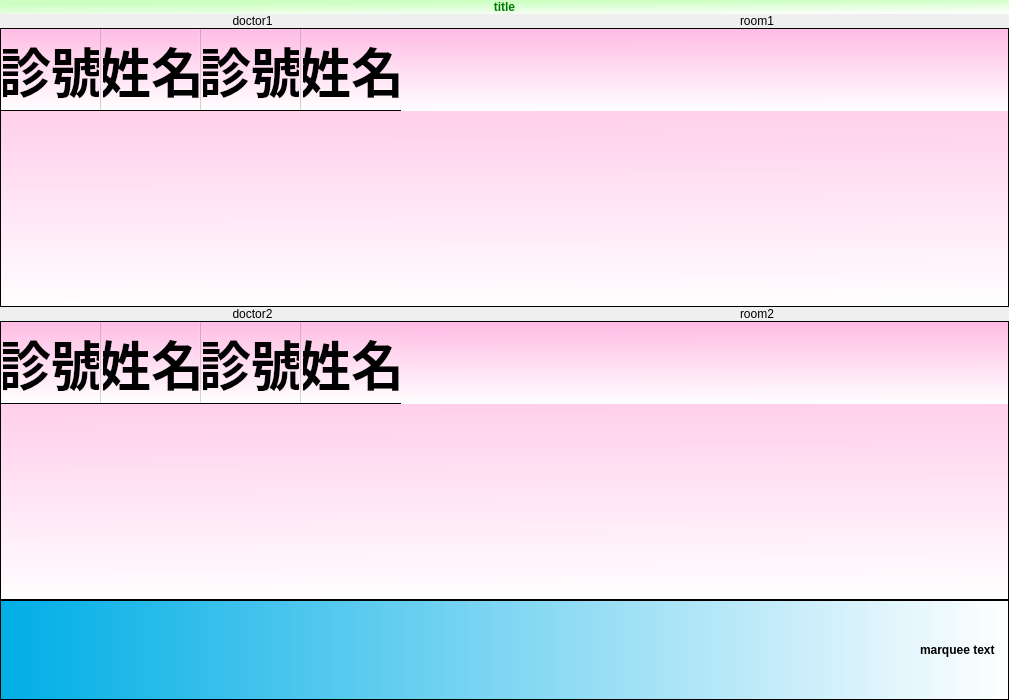
<?xml version="1.0" encoding="UTF-8"?>
<ui version="4.0">
 <class>MainWindow</class>
 <widget class="QMainWindow" name="MainWindow">
  <property name="windowModality">
   <enum>Qt::NonModal</enum>
  </property>
  <property name="geometry">
   <rect>
    <x>0</x>
    <y>0</y>
    <width>1009</width>
    <height>700</height>
   </rect>
  </property>
  <property name="font">
   <font>
    <weight>50</weight>
    <bold>false</bold>
   </font>
  </property>
  <property name="windowTitle">
   <string>滿地富醫療資訊管理系統</string>
  </property>
  <widget class="QWidget" name="centralwidget">
   <layout class="QHBoxLayout" name="horizontalLayout">
    <property name="spacing">
     <number>0</number>
    </property>
    <property name="leftMargin">
     <number>0</number>
    </property>
    <property name="topMargin">
     <number>0</number>
    </property>
    <property name="rightMargin">
     <number>0</number>
    </property>
    <property name="bottomMargin">
     <number>0</number>
    </property>
    <item>
     <layout class="QVBoxLayout" name="verticalLayout">
      <property name="spacing">
       <number>0</number>
      </property>
      <item>
       <widget class="QLabel" name="label_title">
        <property name="minimumSize">
         <size>
          <width>400</width>
          <height>0</height>
         </size>
        </property>
        <property name="maximumSize">
         <size>
          <width>16777215</width>
          <height>100</height>
         </size>
        </property>
        <property name="styleSheet">
         <string notr="true">font: 48pt &quot;微軟正黑體&quot;;
font-weight: bold;
color: rgb(0, 122, 0);
background-color: qlineargradient(spread:pad, x1:0.547, y1:0.0795455, x2:1, y2:1, stop:0 rgba(204, 255, 193, 255), stop:1 rgba(255, 255, 255, 255));</string>
        </property>
        <property name="text">
         <string>title</string>
        </property>
        <property name="alignment">
         <set>Qt::AlignCenter</set>
        </property>
       </widget>
      </item>
      <item>
       <layout class="QVBoxLayout" name="verticalLayout_2">
        <item>
         <layout class="QVBoxLayout" name="verticalLayout_6">
          <item>
           <layout class="QVBoxLayout" name="verticalLayout_8">
            <item>
             <layout class="QHBoxLayout" name="horizontalLayout_2">
              <item>
               <widget class="QLabel" name="label_doctor1">
                <property name="text">
                 <string>doctor1</string>
                </property>
                <property name="alignment">
                 <set>Qt::AlignCenter</set>
                </property>
               </widget>
              </item>
              <item>
               <widget class="QLabel" name="label_room1">
                <property name="minimumSize">
                 <size>
                  <width>400</width>
                  <height>0</height>
                 </size>
                </property>
                <property name="maximumSize">
                 <size>
                  <width>16777215</width>
                  <height>200</height>
                 </size>
                </property>
                <property name="styleSheet">
                 <string notr="true"/>
                </property>
                <property name="text">
                 <string>room1</string>
                </property>
                <property name="alignment">
                 <set>Qt::AlignCenter</set>
                </property>
               </widget>
              </item>
             </layout>
            </item>
           </layout>
          </item>
          <item>
           <layout class="QVBoxLayout" name="verticalLayout_7">
            <item>
             <widget class="QTableWidget" name="tableWidget_room1">
              <property name="font">
               <font>
                <family>微軟正黑體</family>
                <pointsize>40</pointsize>
                <weight>75</weight>
                <italic>false</italic>
                <bold>true</bold>
               </font>
              </property>
              <property name="styleSheet">
               <string notr="true">font: 40pt &quot;微軟正黑體&quot;;
font-weight: bold;
background-color: qlineargradient(spread:pad, x1:0.977273, y1:0, x2:1, y2:1, stop:0 rgba(255, 188, 228, 255), stop:1 rgba(255, 255, 255, 255));</string>
              </property>
              <property name="verticalScrollBarPolicy">
               <enum>Qt::ScrollBarAlwaysOff</enum>
              </property>
              <property name="horizontalScrollBarPolicy">
               <enum>Qt::ScrollBarAlwaysOff</enum>
              </property>
              <property name="autoScroll">
               <bool>false</bool>
              </property>
              <property name="editTriggers">
               <set>QAbstractItemView::NoEditTriggers</set>
              </property>
              <property name="tabKeyNavigation">
               <bool>false</bool>
              </property>
              <property name="showDropIndicator" stdset="0">
               <bool>false</bool>
              </property>
              <property name="dragDropOverwriteMode">
               <bool>false</bool>
              </property>
              <property name="alternatingRowColors">
               <bool>true</bool>
              </property>
              <property name="selectionMode">
               <enum>QAbstractItemView::NoSelection</enum>
              </property>
              <property name="showGrid">
               <bool>true</bool>
              </property>
              <property name="gridStyle">
               <enum>Qt::DotLine</enum>
              </property>
              <property name="cornerButtonEnabled">
               <bool>false</bool>
              </property>
              <attribute name="horizontalHeaderHighlightSections">
               <bool>false</bool>
              </attribute>
              <attribute name="verticalHeaderVisible">
               <bool>false</bool>
              </attribute>
              <attribute name="verticalHeaderHighlightSections">
               <bool>false</bool>
              </attribute>
              <column>
               <property name="text">
                <string>診號</string>
               </property>
              </column>
              <column>
               <property name="text">
                <string>姓名</string>
               </property>
              </column>
              <column>
               <property name="text">
                <string>診號</string>
               </property>
              </column>
              <column>
               <property name="text">
                <string>姓名</string>
               </property>
              </column>
             </widget>
            </item>
           </layout>
          </item>
         </layout>
        </item>
        <item>
         <layout class="QVBoxLayout" name="verticalLayout_3">
          <item>
           <layout class="QVBoxLayout" name="verticalLayout_9">
            <item>
             <layout class="QHBoxLayout" name="horizontalLayout_3">
              <item>
               <widget class="QLabel" name="label_doctor2">
                <property name="text">
                 <string>doctor2</string>
                </property>
                <property name="alignment">
                 <set>Qt::AlignCenter</set>
                </property>
               </widget>
              </item>
              <item>
               <widget class="QLabel" name="label_room2">
                <property name="minimumSize">
                 <size>
                  <width>400</width>
                  <height>0</height>
                 </size>
                </property>
                <property name="maximumSize">
                 <size>
                  <width>16777215</width>
                  <height>200</height>
                 </size>
                </property>
                <property name="text">
                 <string>room2</string>
                </property>
                <property name="alignment">
                 <set>Qt::AlignCenter</set>
                </property>
               </widget>
              </item>
             </layout>
            </item>
           </layout>
          </item>
          <item>
           <layout class="QVBoxLayout" name="verticalLayout_11">
            <item>
             <widget class="QTableWidget" name="tableWidget_room2">
              <property name="font">
               <font>
                <family>微軟正黑體</family>
                <pointsize>40</pointsize>
                <weight>75</weight>
                <italic>false</italic>
                <bold>true</bold>
               </font>
              </property>
              <property name="styleSheet">
               <string notr="true">font: 40pt &quot;微軟正黑體&quot;;
font-weight: bold;
background-color: qlineargradient(spread:pad, x1:0.977273, y1:0, x2:1, y2:1, stop:0 rgba(255, 188, 228, 255), stop:1 rgba(255, 255, 255, 255));</string>
              </property>
              <property name="verticalScrollBarPolicy">
               <enum>Qt::ScrollBarAlwaysOff</enum>
              </property>
              <property name="horizontalScrollBarPolicy">
               <enum>Qt::ScrollBarAlwaysOff</enum>
              </property>
              <property name="autoScroll">
               <bool>false</bool>
              </property>
              <property name="editTriggers">
               <set>QAbstractItemView::NoEditTriggers</set>
              </property>
              <property name="tabKeyNavigation">
               <bool>false</bool>
              </property>
              <property name="showDropIndicator" stdset="0">
               <bool>false</bool>
              </property>
              <property name="dragDropOverwriteMode">
               <bool>false</bool>
              </property>
              <property name="alternatingRowColors">
               <bool>true</bool>
              </property>
              <property name="selectionMode">
               <enum>QAbstractItemView::NoSelection</enum>
              </property>
              <property name="showGrid">
               <bool>true</bool>
              </property>
              <property name="gridStyle">
               <enum>Qt::DotLine</enum>
              </property>
              <property name="cornerButtonEnabled">
               <bool>false</bool>
              </property>
              <attribute name="horizontalHeaderHighlightSections">
               <bool>false</bool>
              </attribute>
              <attribute name="verticalHeaderVisible">
               <bool>false</bool>
              </attribute>
              <attribute name="verticalHeaderHighlightSections">
               <bool>false</bool>
              </attribute>
              <column>
               <property name="text">
                <string>診號</string>
               </property>
              </column>
              <column>
               <property name="text">
                <string>姓名</string>
               </property>
              </column>
              <column>
               <property name="text">
                <string>診號</string>
               </property>
              </column>
              <column>
               <property name="text">
                <string>姓名</string>
               </property>
              </column>
             </widget>
            </item>
           </layout>
          </item>
         </layout>
        </item>
       </layout>
      </item>
      <item>
       <widget class="QFrame" name="frame">
        <property name="minimumSize">
         <size>
          <width>0</width>
          <height>100</height>
         </size>
        </property>
        <property name="maximumSize">
         <size>
          <width>16777215</width>
          <height>100</height>
         </size>
        </property>
        <property name="styleSheet">
         <string notr="true">background-color: qlineargradient(spread:pad, x1:0, y1:0, x2:1, y2:0, stop:0 rgba(0, 174, 230, 255), stop:1 rgba(255, 255, 255, 255));
</string>
        </property>
        <property name="frameShape">
         <enum>QFrame::StyledPanel</enum>
        </property>
        <property name="frameShadow">
         <enum>QFrame::Raised</enum>
        </property>
        <widget class="QLabel" name="label_marquee">
         <property name="geometry">
          <rect>
           <x>920</x>
           <y>20</y>
           <width>216</width>
           <height>59</height>
          </rect>
         </property>
         <property name="sizePolicy">
          <sizepolicy hsizetype="Preferred" vsizetype="Preferred">
           <horstretch>0</horstretch>
           <verstretch>0</verstretch>
          </sizepolicy>
         </property>
         <property name="styleSheet">
          <string notr="true">font: 48pt &quot;微軟正黑體&quot;;
font-weight:bold;
background:transparent;
color: rgb(0, 0, 0);</string>
         </property>
         <property name="text">
          <string>marquee text</string>
         </property>
         <property name="wordWrap">
          <bool>false</bool>
         </property>
        </widget>
       </widget>
      </item>
     </layout>
    </item>
   </layout>
  </widget>
  <action name="action_convert">
   <property name="icon">
    <iconset>
     <normaloff>../icons/document-import.svg</normaloff>../icons/document-import.svg</iconset>
   </property>
   <property name="text">
    <string>轉檔</string>
   </property>
  </action>
  <action name="action_ins_check">
   <property name="icon">
    <iconset>
     <normaloff>../icons/dialog-question.png</normaloff>../icons/dialog-question.png</iconset>
   </property>
   <property name="text">
    <string>申報檢查</string>
   </property>
   <property name="shortcut">
    <string>Ctrl+1</string>
   </property>
   <property name="shortcutContext">
    <enum>Qt::WindowShortcut</enum>
   </property>
  </action>
  <action name="action_ins_apply">
   <property name="icon">
    <iconset>
     <normaloff>../icons/mail-send.svg</normaloff>../icons/mail-send.svg</iconset>
   </property>
   <property name="text">
    <string>健保申報</string>
   </property>
   <property name="shortcut">
    <string>Ctrl+2</string>
   </property>
  </action>
  <action name="action_ins_judge">
   <property name="icon">
    <iconset>
     <normaloff>../icons/accessories-dictionary.png</normaloff>../icons/accessories-dictionary.png</iconset>
   </property>
   <property name="text">
    <string>健保抽審</string>
   </property>
   <property name="shortcut">
    <string>Ctrl+3</string>
   </property>
  </action>
  <action name="action_registration">
   <property name="icon">
    <iconset>
     <normaloff>../icons/add-files-to-archive.svg</normaloff>../icons/add-files-to-archive.svg</iconset>
   </property>
   <property name="text">
    <string>門診掛號</string>
   </property>
  </action>
  <action name="action_return_card">
   <property name="icon">
    <iconset>
     <normaloff>../icons/contact-new.svg</normaloff>../icons/contact-new.svg</iconset>
   </property>
   <property name="text">
    <string>健保卡欠還卡</string>
   </property>
  </action>
  <action name="action_checkout">
   <property name="icon">
    <iconset>
     <normaloff>../icons/accessories-calculator.png</normaloff>../icons/accessories-calculator.png</iconset>
   </property>
   <property name="text">
    <string>掛號櫃台結帳</string>
   </property>
  </action>
  <action name="action_patient_list">
   <property name="icon">
    <iconset>
     <normaloff>../icons/emblem-documents.png</normaloff>../icons/emblem-documents.png</iconset>
   </property>
   <property name="text">
    <string>病患查詢</string>
   </property>
  </action>
  <action name="action_ins_record_upload">
   <property name="icon">
    <iconset>
     <normaloff>../icons/mail-send.png</normaloff>../icons/mail-send.png</iconset>
   </property>
   <property name="text">
    <string>健保IC卡資料上傳</string>
   </property>
  </action>
  <action name="action_cashier">
   <property name="icon">
    <iconset>
     <normaloff>../icons/software-update-urgent.png</normaloff>../icons/software-update-urgent.png</iconset>
   </property>
   <property name="text">
    <string>批價作業</string>
   </property>
  </action>
  <action name="action_settings">
   <property name="icon">
    <iconset>
     <normaloff>../icons/preferences-system.png</normaloff>../icons/preferences-system.png</iconset>
   </property>
   <property name="text">
    <string>系統設定</string>
   </property>
  </action>
  <action name="action_charge">
   <property name="icon">
    <iconset>
     <normaloff>../icons/edit-select-all.svg</normaloff>../icons/edit-select-all.svg</iconset>
   </property>
   <property name="text">
    <string>收費設定</string>
   </property>
  </action>
  <action name="action_users">
   <property name="icon">
    <iconset>
     <normaloff>../icons/system-users.png</normaloff>../icons/system-users.png</iconset>
   </property>
   <property name="text">
    <string>使用者管理</string>
   </property>
  </action>
  <action name="action_diagnostic">
   <property name="icon">
    <iconset>
     <normaloff>../icons/user-info.png</normaloff>../icons/user-info.png</iconset>
   </property>
   <property name="text">
    <string>診察資料</string>
   </property>
  </action>
  <action name="action_medicine">
   <property name="icon">
    <iconset>
     <normaloff>../icons/accessories-dictionary.png</normaloff>../icons/accessories-dictionary.png</iconset>
   </property>
   <property name="text">
    <string>處方資料</string>
   </property>
  </action>
  <action name="action_ic_card">
   <property name="icon">
    <iconset>
     <normaloff>../icons/ic_card.jpg</normaloff>../icons/ic_card.jpg</iconset>
   </property>
   <property name="text">
    <string>健保卡讀卡機</string>
   </property>
  </action>
  <action name="action_waiting_list">
   <property name="icon">
    <iconset>
     <normaloff>../icons/accessories-text-editor.png</normaloff>../icons/accessories-text-editor.png</iconset>
   </property>
   <property name="text">
    <string>醫師看診作業</string>
   </property>
  </action>
  <action name="action_medical_record_list">
   <property name="icon">
    <iconset>
     <normaloff>../icons/folder-saved-search.png</normaloff>../icons/folder-saved-search.png</iconset>
   </property>
   <property name="text">
    <string>病歷查詢</string>
   </property>
  </action>
  <action name="action_medical_record_statistics">
   <property name="icon">
    <iconset>
     <normaloff>../icons/x-office-calendar.png</normaloff>../icons/x-office-calendar.png</iconset>
   </property>
   <property name="text">
    <string>病歷統計</string>
   </property>
  </action>
  <action name="action_show_side_bar">
   <property name="checkable">
    <bool>true</bool>
   </property>
   <property name="checked">
    <bool>false</bool>
   </property>
   <property name="icon">
    <iconset>
     <normaloff>../icons/preferences-desktop-accessibility.png</normaloff>../icons/preferences-desktop-accessibility.png</iconset>
   </property>
   <property name="text">
    <string>顯示/關閉側邊欄</string>
   </property>
   <property name="shortcut">
    <string>F4</string>
   </property>
  </action>
  <action name="action_doctor_nurse_table">
   <property name="icon">
    <iconset>
     <normaloff>../icons/system-users.png</normaloff>../icons/system-users.png</iconset>
   </property>
   <property name="text">
    <string>護士跟診表</string>
   </property>
  </action>
  <action name="action_purchase">
   <property name="icon">
    <iconset>
     <normaloff>../icons/user-available.png</normaloff>../icons/user-available.png</iconset>
   </property>
   <property name="text">
    <string>櫃台購藥</string>
   </property>
  </action>
  <action name="action_export_emr_xml">
   <property name="icon">
    <iconset>
     <normaloff>../icons/document-export.svg</normaloff>../icons/document-export.svg</iconset>
   </property>
   <property name="text">
    <string>匯出電子病歷交換檔 - xml</string>
   </property>
  </action>
  <action name="action_certificate_diagnosis">
   <property name="icon">
    <iconset>
     <normaloff>../icons/accessories-text-editor.png</normaloff>../icons/accessories-text-editor.png</iconset>
   </property>
   <property name="text">
    <string>診斷證明書</string>
   </property>
  </action>
  <action name="action_certificate_payment">
   <property name="icon">
    <iconset>
     <normaloff>../icons/edit-select-all.svg</normaloff>../icons/edit-select-all.svg</iconset>
   </property>
   <property name="text">
    <string>醫療費用證明書</string>
   </property>
  </action>
  <action name="action_update">
   <property name="icon">
    <iconset>
     <normaloff>../icons/emblem-synchronizing.png</normaloff>../icons/emblem-synchronizing.png</iconset>
   </property>
   <property name="text">
    <string>醫療軟體更新</string>
   </property>
  </action>
  <action name="action_doctor_schedule">
   <property name="icon">
    <iconset>
     <normaloff>../icons/gtk-select-all.svg</normaloff>../icons/gtk-select-all.svg</iconset>
   </property>
   <property name="text">
    <string>醫師班表</string>
   </property>
  </action>
  <action name="action_ins_drug">
   <property name="icon">
    <iconset>
     <normaloff>../icons/emblem-synchronizing.png</normaloff>../icons/emblem-synchronizing.png</iconset>
   </property>
   <property name="text">
    <string>健保藥品</string>
   </property>
  </action>
  <action name="action_statistics_doctor">
   <property name="icon">
    <iconset>
     <normaloff>../icons/stock_select-all.svg</normaloff>../icons/stock_select-all.svg</iconset>
   </property>
   <property name="text">
    <string>醫師統計</string>
   </property>
  </action>
  <action name="action_statistics_return_rate">
   <property name="icon">
    <iconset>
     <normaloff>../icons/edit-redo.svg</normaloff>../icons/edit-redo.svg</iconset>
   </property>
   <property name="text">
    <string>回診率統計</string>
   </property>
   <property name="toolTip">
    <string>回診率統計</string>
   </property>
  </action>
  <action name="action_restore_records">
   <property name="icon">
    <iconset>
     <normaloff>../icons/undo.svg</normaloff>../icons/undo.svg</iconset>
   </property>
   <property name="text">
    <string>資料回復</string>
   </property>
  </action>
  <action name="action_hosts">
   <property name="icon">
    <iconset>
     <normaloff>../icons/network-workgroup.png</normaloff>../icons/network-workgroup.png</iconset>
   </property>
   <property name="text">
    <string>分院連線設定</string>
   </property>
  </action>
  <action name="action_database_repair">
   <property name="icon">
    <iconset>
     <normaloff>../icons/drive-multidisk.png</normaloff>../icons/drive-multidisk.png</iconset>
   </property>
   <property name="text">
    <string>資料庫修復</string>
   </property>
  </action>
  <action name="action_misc">
   <property name="icon">
    <iconset>
     <normaloff>../icons/applications-other.png</normaloff>../icons/applications-other.png</iconset>
   </property>
   <property name="text">
    <string>其他資料</string>
   </property>
  </action>
  <action name="action_statistics_medicine">
   <property name="icon">
    <iconset>
     <normaloff>../icons/emblem-documents.png</normaloff>../icons/emblem-documents.png</iconset>
   </property>
   <property name="text">
    <string>用藥統計</string>
   </property>
  </action>
  <action name="action_examination_list">
   <property name="icon">
    <iconset>
     <normaloff>../icons/applications-engineering.png</normaloff>../icons/applications-engineering.png</iconset>
   </property>
   <property name="text">
    <string>檢驗報告查詢</string>
   </property>
   <property name="toolTip">
    <string>檢驗報告查詢</string>
   </property>
  </action>
  <action name="action_examination">
   <property name="icon">
    <iconset>
     <normaloff>../icons/accessories-text-editor.png</normaloff>../icons/accessories-text-editor.png</iconset>
   </property>
   <property name="text">
    <string>檢驗報告登錄</string>
   </property>
   <property name="toolTip">
    <string>檢驗報告登錄</string>
   </property>
  </action>
  <action name="action_import_medical_record">
   <property name="icon">
    <iconset>
     <normaloff>../icons/document-import.svg</normaloff>../icons/document-import.svg</iconset>
   </property>
   <property name="text">
    <string>匯入病歷資料JSON</string>
   </property>
   <property name="toolTip">
    <string>匯入病歷資料JSON</string>
   </property>
  </action>
  <action name="action_statistics_ins_performance">
   <property name="icon">
    <iconset>
     <normaloff>../icons/trophy-gold.png</normaloff>../icons/trophy-gold.png</iconset>
   </property>
   <property name="text">
    <string>健保申報業績</string>
   </property>
   <property name="toolTip">
    <string>健保申報業績</string>
   </property>
  </action>
  <action name="action_statistics_doctor_commission">
   <property name="icon">
    <iconset>
     <normaloff>../icons/face-angel.png</normaloff>../icons/face-angel.png</iconset>
   </property>
   <property name="text">
    <string>醫師銷售業績統計</string>
   </property>
   <property name="toolTip">
    <string>醫師銷售業績統計</string>
   </property>
  </action>
  <action name="action_massage_registration">
   <property name="icon">
    <iconset>
     <normaloff>../icons/accessories-text-editor.png</normaloff>../icons/accessories-text-editor.png</iconset>
   </property>
   <property name="text">
    <string>養生館掛號</string>
   </property>
  </action>
  <action name="action_event_log">
   <property name="icon">
    <iconset>
     <normaloff>../icons/accessories-dictionary.png</normaloff>../icons/accessories-dictionary.png</iconset>
   </property>
   <property name="text">
    <string>系統日誌</string>
   </property>
   <property name="toolTip">
    <string>系統日誌</string>
   </property>
  </action>
  <action name="action_statistics_ins_discount">
   <property name="icon">
    <iconset>
     <normaloff>../icons/face-smile.png</normaloff>../icons/face-smile.png</iconset>
   </property>
   <property name="text">
    <string>健保門診優惠統計</string>
   </property>
   <property name="toolTip">
    <string>健保門診優惠統計</string>
   </property>
  </action>
  <action name="action_statistics_multiple_performance">
   <property name="icon">
    <iconset>
     <normaloff>../icons/trophy-gold.png</normaloff>../icons/trophy-gold.png</iconset>
   </property>
   <property name="text">
    <string>綜合業績報表</string>
   </property>
   <property name="toolTip">
    <string>綜合業績報表</string>
   </property>
  </action>
  <action name="action_statistics_daily">
   <property name="icon">
    <iconset>
     <normaloff>../icons/gtk-select-all.svg</normaloff>../icons/gtk-select-all.svg</iconset>
   </property>
   <property name="text">
    <string>日報表</string>
   </property>
   <property name="toolTip">
    <string>日報表</string>
   </property>
  </action>
  <action name="action_exam_result">
   <property name="icon">
    <iconset>
     <normaloff>../icons/applications-science.png</normaloff>../icons/applications-science.png</iconset>
   </property>
   <property name="text">
    <string>醫事檢驗所報告</string>
   </property>
   <property name="toolTip">
    <string>醫事檢驗所報告</string>
   </property>
  </action>
  <action name="action_statistics_no_return_rate">
   <property name="icon">
    <iconset>
     <normaloff>../icons/gtk-undo-ltr.svg</normaloff>../icons/gtk-undo-ltr.svg</iconset>
   </property>
   <property name="text">
    <string>未回診統計</string>
   </property>
   <property name="toolTip">
    <string>未回診統計</string>
   </property>
  </action>
  <action name="action_case_template">
   <property name="icon">
    <iconset>
     <normaloff>../icons/editcopy.svg</normaloff>../icons/editcopy.svg</iconset>
   </property>
   <property name="text">
    <string>參考病歷</string>
   </property>
   <property name="toolTip">
    <string>參考病歷</string>
   </property>
  </action>
  <action name="action_statistics_massager">
   <property name="icon">
    <iconset>
     <normaloff>../icons/system-users.png</normaloff>../icons/system-users.png</iconset>
   </property>
   <property name="text">
    <string>推拿師統計</string>
   </property>
   <property name="toolTip">
    <string>推拿師統計</string>
   </property>
  </action>
  <action name="action_2">
   <property name="text">
    <string>分院資料設定</string>
   </property>
  </action>
  <action name="action_branch_settings">
   <property name="text">
    <string>分院統計設定</string>
   </property>
  </action>
  <action name="action_statistics_branch_project">
   <property name="text">
    <string>分院專案統計</string>
   </property>
  </action>
  <action name="action_branch_daily_income">
   <property name="text">
    <string>分院日報表</string>
   </property>
  </action>
  <action name="action_commission_summary">
   <property name="icon">
    <iconset>
     <normaloff>../icons/trophy-gold.png</normaloff>../icons/trophy-gold.png</iconset>
   </property>
   <property name="text">
    <string>自費銷售抽成總表</string>
   </property>
  </action>
  <action name="action_sales_summary">
   <property name="icon">
    <iconset>
     <normaloff>../icons/trophy-silver.png</normaloff>../icons/trophy-silver.png</iconset>
   </property>
   <property name="text">
    <string>自費銷售金額總表</string>
   </property>
  </action>
  <action name="action_export_all_database">
   <property name="icon">
    <iconset>
     <normaloff>../icons/filesave.svg</normaloff>../icons/filesave.svg</iconset>
   </property>
   <property name="text">
    <string>匯出全部資料庫</string>
   </property>
   <property name="toolTip">
    <string>匯出全部資料庫</string>
   </property>
  </action>
  <action name="action_import_all_database">
   <property name="icon">
    <iconset>
     <normaloff>../icons/software-update-urgent.png</normaloff>../icons/software-update-urgent.png</iconset>
   </property>
   <property name="text">
    <string>匯入全部資料庫</string>
   </property>
   <property name="toolTip">
    <string>匯入全部資料庫</string>
   </property>
  </action>
  <action name="action_export_medical_record_json">
   <property name="icon">
    <iconset>
     <normaloff>../icons/document-export.svg</normaloff>../icons/document-export.svg</iconset>
   </property>
   <property name="text">
    <string>匯出病歷資料JSON</string>
   </property>
   <property name="toolTip">
    <string>匯出病歷資料JSON</string>
   </property>
  </action>
  <action name="action_debt">
   <property name="icon">
    <iconset>
     <normaloff>../icons/face-crying.png</normaloff>../icons/face-crying.png</iconset>
   </property>
   <property name="text">
    <string>欠還款作業</string>
   </property>
   <property name="toolTip">
    <string>欠還款作業</string>
   </property>
  </action>
  <action name="action_pharmacist_schedule">
   <property name="icon">
    <iconset>
     <normaloff>../icons/x-office-calendar.png</normaloff>../icons/x-office-calendar.png</iconset>
   </property>
   <property name="text">
    <string>藥師班表</string>
   </property>
   <property name="toolTip">
    <string>藥師班表</string>
   </property>
  </action>
  <action name="action_statistics_ins_pregnant">
   <property name="icon">
    <iconset>
     <normaloff>../icons/gohome.svg</normaloff>../icons/gohome.svg</iconset>
   </property>
   <property name="text">
    <string>孕產照護報表</string>
   </property>
   <property name="toolTip">
    <string>孕產照護報表</string>
   </property>
  </action>
  <action name="action_statistics_period_count">
   <property name="icon">
    <iconset>
     <normaloff>../icons/system-users.png</normaloff>../icons/system-users.png</iconset>
   </property>
   <property name="text">
    <string>診數統計</string>
   </property>
   <property name="toolTip">
    <string>診數統計表表</string>
   </property>
  </action>
  <action name="action_purchase_records">
   <property name="icon">
    <iconset>
     <normaloff>../icons/accessories-calculator.png</normaloff>../icons/accessories-calculator.png</iconset>
   </property>
   <property name="text">
    <string>自費銷售記錄</string>
   </property>
  </action>
 </widget>
 <resources/>
 <connections/>
</ui>
